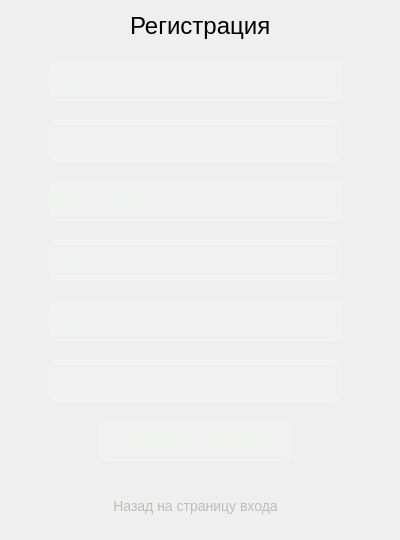
<?xml version="1.0" encoding="UTF-8"?>
<ui version="4.0">
 <class>Dialog</class>
 <widget class="QDialog" name="Dialog">
  <property name="geometry">
   <rect>
    <x>0</x>
    <y>0</y>
    <width>400</width>
    <height>540</height>
   </rect>
  </property>
  <property name="windowTitle">
   <string>Dialog</string>
  </property>
  <property name="styleSheet">
   <string notr="true">background-color: qlineargradient(spread:pad, x1:1, y1:1, x2:0, y2:0,
    stop:0 rgba(20, 65, 30, 255),
    stop:0.427447 rgba(35, 95, 55, 235),
    stop:1 rgba(110, 160, 90, 255));</string>
  </property>
  <widget class="QLabel" name="label">
   <property name="geometry">
    <rect>
     <x>130</x>
     <y>10</y>
     <width>151</width>
     <height>31</height>
    </rect>
   </property>
   <property name="styleSheet">
    <string notr="true">background-color: none;
font-size: 24px;</string>
   </property>
   <property name="text">
    <string>Регистрация</string>
   </property>
  </widget>
  <widget class="QLineEdit" name="lineEdit_Name">
   <property name="geometry">
    <rect>
     <x>50</x>
     <y>60</y>
     <width>291</width>
     <height>41</height>
    </rect>
   </property>
   <property name="styleSheet">
    <string notr="true">background-color: rgba(255, 255, 255, 0.15);
color: rgb(235, 245, 235);
border: 1px solid rgba(255, 255, 255, 0.35);
border-radius: 8px</string>
   </property>
   <property name="placeholderText">
    <string>Введите имя:</string>
   </property>
  </widget>
  <widget class="QLineEdit" name="lineEdit_LastName">
   <property name="geometry">
    <rect>
     <x>50</x>
     <y>120</y>
     <width>291</width>
     <height>41</height>
    </rect>
   </property>
   <property name="styleSheet">
    <string notr="true">background-color: rgba(255, 255, 255, 0.15);
color: rgb(235, 245, 235);
border: 1px solid rgba(255, 255, 255, 0.35);
border-radius: 8px</string>
   </property>
   <property name="placeholderText">
    <string>Введите фамилию:</string>
   </property>
  </widget>
  <widget class="QLineEdit" name="lineEdit_Phone">
   <property name="geometry">
    <rect>
     <x>50</x>
     <y>180</y>
     <width>291</width>
     <height>41</height>
    </rect>
   </property>
   <property name="styleSheet">
    <string notr="true">background-color: rgba(255, 255, 255, 0.15);
color: rgb(235, 245, 235);
border: 1px solid rgba(255, 255, 255, 0.35);
border-radius: 8px</string>
   </property>
   <property name="placeholderText">
    <string>Введите телефон:</string>
   </property>
  </widget>
  <widget class="QLineEdit" name="lineEdit_Email">
   <property name="geometry">
    <rect>
     <x>50</x>
     <y>240</y>
     <width>291</width>
     <height>40</height>
    </rect>
   </property>
   <property name="styleSheet">
    <string notr="true">background-color: rgba(255, 255, 255, 0.15);
color: rgb(235, 245, 235);
border: 1px solid rgba(255, 255, 255, 0.35);
border-radius: 8px</string>
   </property>
   <property name="placeholderText">
    <string>Введите почту:</string>
   </property>
  </widget>
  <widget class="QLineEdit" name="lineEdit_Login">
   <property name="geometry">
    <rect>
     <x>50</x>
     <y>300</y>
     <width>291</width>
     <height>41</height>
    </rect>
   </property>
   <property name="styleSheet">
    <string notr="true">background-color: rgba(255, 255, 255, 0.15);
color: rgb(235, 245, 235);
border: 1px solid rgba(255, 255, 255, 0.35);
border-radius: 8px</string>
   </property>
   <property name="placeholderText">
    <string>Введите логин:</string>
   </property>
  </widget>
  <widget class="QLineEdit" name="lineEdit_Password">
   <property name="geometry">
    <rect>
     <x>50</x>
     <y>360</y>
     <width>291</width>
     <height>41</height>
    </rect>
   </property>
   <property name="styleSheet">
    <string notr="true">background-color: rgba(255, 255, 255, 0.15);
color: rgb(235, 245, 235);
border: 1px solid rgba(255, 255, 255, 0.35);
border-radius: 8px</string>
   </property>
   <property name="placeholderText">
    <string>Введите пароль:</string>
   </property>
  </widget>
  <widget class="QPushButton" name="pushButton_Register">
   <property name="geometry">
    <rect>
     <x>100</x>
     <y>420</y>
     <width>191</width>
     <height>41</height>
    </rect>
   </property>
   <property name="styleSheet">
    <string notr="true">background-color: rgba(255, 255, 255, 0.15);
color: rgb(235, 245, 235);
border: 1px solid rgba(255, 255, 255, 0.35);
border-radius: 8px;
font-size: 16px;</string>
   </property>
   <property name="text">
    <string>Зарегистрироваться</string>
   </property>
  </widget>
  <widget class="QPushButton" name="pushButton_BackOnLogin">
   <property name="geometry">
    <rect>
     <x>100</x>
     <y>490</y>
     <width>191</width>
     <height>31</height>
    </rect>
   </property>
   <property name="styleSheet">
    <string notr="true">background-color: none;
color: rgb(190, 188, 184);
border: none;
font-size: 14px</string>
   </property>
   <property name="text">
    <string>Назад на страницу входа</string>
   </property>
  </widget>
 </widget>
 <resources/>
 <connections/>
</ui>
